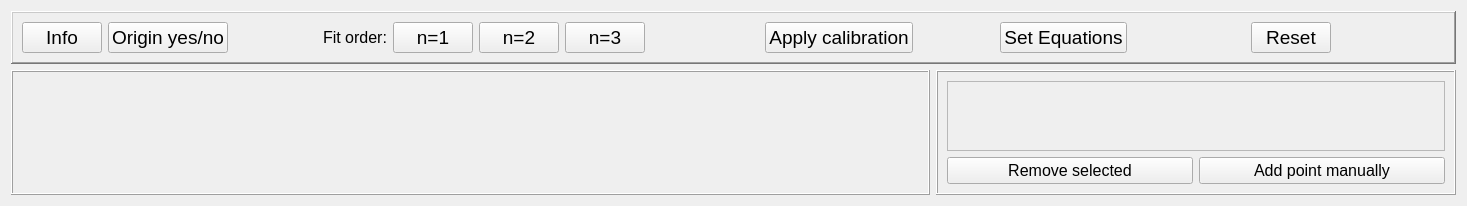
      <widget class="QWidget" name="tab_3">
       <attribute name="title">
        <string>Calibration</string>
       </attribute>
       <layout class="QGridLayout" name="gridLayout_22">
        <item row="0" column="0" colspan="2">
         <widget class="QFrame" name="frame_4">
          <property name="maximumSize">
           <size>
            <width>16777215</width>
            <height>80</height>
           </size>
          </property>
          <property name="frameShape">
           <enum>QFrame::WinPanel</enum>
          </property>
          <property name="frameShadow">
           <enum>QFrame::Raised</enum>
          </property>
          <layout class="QGridLayout" name="gridLayout_4">
           <item row="0" column="0">
            <widget class="QPushButton" name="button_info_cal">
             <property name="font">
              <font>
               <pointsize>14</pointsize>
              </font>
             </property>
             <property name="text">
              <string>Info</string>
             </property>
            </widget>
           </item>
           <item row="0" column="1">
            <widget class="QPushButton" name="button_origin">
             <property name="font">
              <font>
               <pointsize>14</pointsize>
              </font>
             </property>
             <property name="text">
              <string>Origin yes/no</string>
             </property>
            </widget>
           </item>
           <item row="0" column="2">
            <spacer name="horizontalSpacer_12">
             <property name="orientation">
              <enum>Qt::Horizontal</enum>
             </property>
             <property name="sizeHint" stdset="0">
              <size>
               <width>89</width>
               <height>20</height>
              </size>
             </property>
            </spacer>
           </item>
           <item row="0" column="3">
            <widget class="QLabel" name="label_order">
             <property name="font">
              <font>
               <pointsize>12</pointsize>
              </font>
             </property>
             <property name="text">
              <string>&lt;html&gt;&lt;head/&gt;&lt;body&gt;&lt;p&gt;Fit order:&lt;/p&gt;&lt;/body&gt;&lt;/html&gt;</string>
             </property>
            </widget>
           </item>
           <item row="0" column="4">
            <widget class="QPushButton" name="button_cal1">
             <property name="font">
              <font>
               <pointsize>14</pointsize>
              </font>
             </property>
             <property name="text">
              <string>n=1</string>
             </property>
            </widget>
           </item>
           <item row="0" column="5">
            <widget class="QPushButton" name="button_cal2">
             <property name="font">
              <font>
               <pointsize>14</pointsize>
              </font>
             </property>
             <property name="text">
              <string>n=2</string>
             </property>
            </widget>
           </item>
           <item row="0" column="6">
            <widget class="QPushButton" name="button_cal3">
             <property name="font">
              <font>
               <pointsize>14</pointsize>
              </font>
             </property>
             <property name="text">
              <string>n=3</string>
             </property>
            </widget>
           </item>
           <item row="0" column="7">
            <spacer name="horizontalSpacer_18">
             <property name="orientation">
              <enum>Qt::Horizontal</enum>
             </property>
             <property name="sizeHint" stdset="0">
              <size>
               <width>114</width>
               <height>20</height>
              </size>
             </property>
            </spacer>
           </item>
           <item row="0" column="8">
            <widget class="QPushButton" name="button_apply_cal">
             <property name="font">
              <font>
               <pointsize>14</pointsize>
              </font>
             </property>
             <property name="text">
              <string>Apply calibration</string>
             </property>
            </widget>
           </item>
           <item row="0" column="9">
            <spacer name="horizontalSpacer_14">
             <property name="orientation">
              <enum>Qt::Horizontal</enum>
             </property>
             <property name="sizeHint" stdset="0">
              <size>
               <width>81</width>
               <height>20</height>
              </size>
             </property>
            </spacer>
           </item>
           <item row="0" column="10">
            <widget class="QPushButton" name="button_cal_eqns">
             <property name="font">
              <font>
               <pointsize>14</pointsize>
              </font>
             </property>
             <property name="text">
              <string>Set Equations</string>
             </property>
            </widget>
           </item>
           <item row="0" column="11">
            <spacer name="horizontalSpacer_15">
             <property name="orientation">
              <enum>Qt::Horizontal</enum>
             </property>
             <property name="sizeHint" stdset="0">
              <size>
               <width>118</width>
               <height>17</height>
              </size>
             </property>
            </spacer>
           </item>
           <item row="0" column="12">
            <widget class="QPushButton" name="button_reset_cal">
             <property name="font">
              <font>
               <pointsize>14</pointsize>
              </font>
             </property>
             <property name="text">
              <string>Reset</string>
             </property>
            </widget>
           </item>
           <item row="0" column="13">
            <spacer name="horizontalSpacer_13">
             <property name="orientation">
              <enum>Qt::Horizontal</enum>
             </property>
             <property name="sizeHint" stdset="0">
              <size>
               <width>114</width>
               <height>17</height>
              </size>
             </property>
            </spacer>
           </item>
          </layout>
         </widget>
        </item>
        <item row="1" column="0">
         <widget class="QFrame" name="frame_5">
          <property name="minimumSize">
           <size>
            <width>900</width>
            <height>0</height>
           </size>
          </property>
          <property name="maximumSize">
           <size>
            <width>1677215</width>
            <height>16777215</height>
           </size>
          </property>
          <property name="frameShape">
           <enum>QFrame::Box</enum>
          </property>
          <property name="frameShadow">
           <enum>QFrame::Raised</enum>
          </property>
          <layout class="QGridLayout" name="gridLayout_23">
           <item row="0" column="0">
            <widget class="MplWidget" name="cal_plot" native="true">
             <property name="mouseTracking">
              <bool>false</bool>
             </property>
             <property name="autoFillBackground">
              <bool>false</bool>
             </property>
            </widget>
           </item>
          </layout>
         </widget>
        </item>
        <item row="1" column="1">
         <widget class="QFrame" name="frame_6">
          <property name="maximumSize">
           <size>
            <width>520</width>
            <height>16777215</height>
           </size>
          </property>
          <property name="frameShape">
           <enum>QFrame::Box</enum>
          </property>
          <property name="frameShadow">
           <enum>QFrame::Raised</enum>
          </property>
          <layout class="QGridLayout" name="gridLayout_24">
           <item row="1" column="0">
            <widget class="QPushButton" name="button_remove_selected">
             <property name="font">
              <font>
               <pointsize>12</pointsize>
              </font>
             </property>
             <property name="text">
              <string>Remove selected</string>
             </property>
            </widget>
           </item>
           <item row="0" column="0" colspan="2">
            <widget class="QScrollArea" name="table_ecal_area">
             <property name="widgetResizable">
              <bool>true</bool>
             </property>
             <widget class="QWidget" name="scrollAreaWidgetContents_2">
              <property name="geometry">
               <rect>
                <x>0</x>
                <y>0</y>
                <width>98</width>
                <height>28</height>
               </rect>
              </property>
             </widget>
            </widget>
           </item>
           <item row="1" column="1">
            <widget class="QPushButton" name="button_cal_add_point">
             <property name="font">
              <font>
               <pointsize>12</pointsize>
              </font>
             </property>
             <property name="text">
              <string>Add point manually</string>
             </property>
            </widget>
           </item>
          </layout>
         </widget>
        </item>
       </layout>
      </widget>
